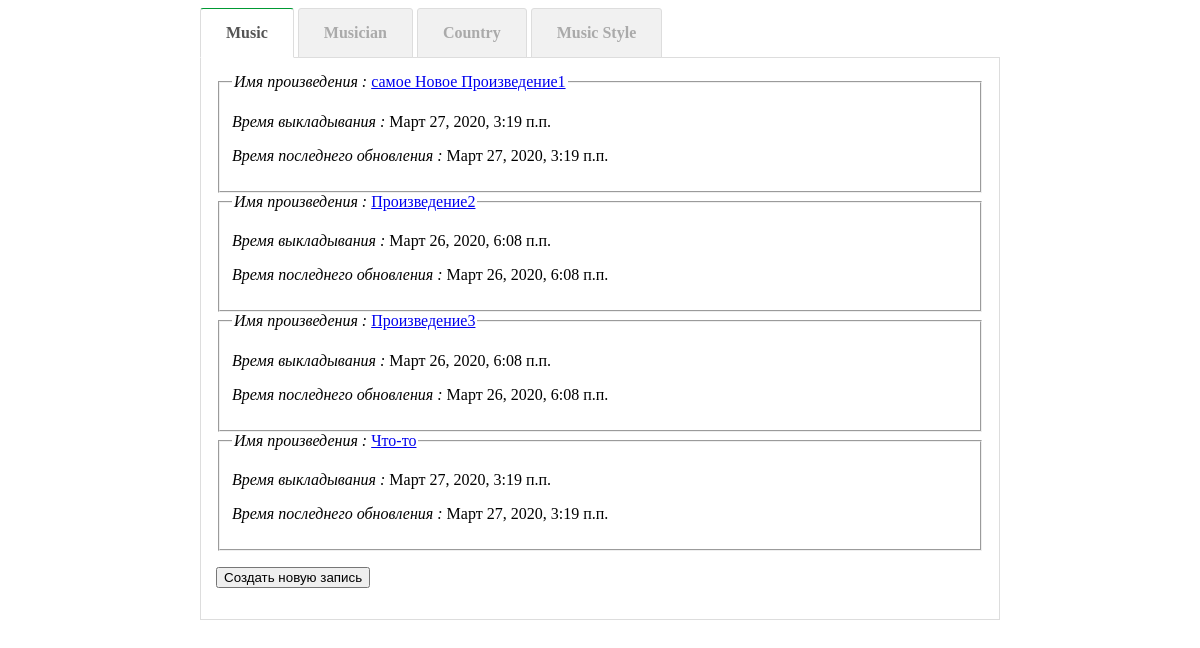
The page / on the database its author committed.
### musics/models.py (models this page shows, shortened)
class Music(models.Model):
	id = models.AutoField(primary_key = True)
	name = models.CharField(max_length = 100, verbose_name = 'Название ')
	musician = models.ForeignKey('Musician',null = True, blank = True, verbose_name = 'Автор ')
	musicStyle = models.ForeignKey('MusicStyle',null = True, blank = True, verbose_name = 'Стиль ')
	description = models.TextField(verbose_name = 'Описание')
	timestamp = models.DateTimeField(verbose_name = 'Время создания', auto_now = True)
	updated = models.DateTimeField(verbose_name = 'Время обновления', auto_now = True)

### musics/views.py (the view)
# urls.py: url(r'^$','musics.views.list_all'),
def list_all(request):
	MusicSet = Music.objects.all()
	MusicianSet = Musician.objects.all()
	CountrySet = Country.objects.all()
	MusicStyleSet = MusicStyle.objects.all()
	context = {
		'MusicSet' : MusicSet,
		'MusicianSet' : MusicianSet,
		'CountrySet' : CountrySet,
		'MusicStyleSet' : MusicStyleSet
	}
	return render(request,'index.html',context)

### musics/models.py (called while the page is built)
	def __str__(self):
		return self.name

### templates/index.html (shortened to what this page needs)
<!DOCTYPE html>
<html>
<head>
</head>
<body>
	<div class="tabs">
    <label for="tab1" title="Music">Music</label>
    <label for="tab2" title="Musician">Musician</label>
    <label for="tab3" title="Country">Country</label>
    <label for="tab4" title="Music Style">Music Style</label>
    <section id="content-tab1">
		{% for i in MusicSet %}
		<form action="/music_create/">
			<fieldset>
				<legend><i>Имя произведения : </i><a href="/music_detail/{{i.id}}">{{i.name}}</a></legend>
	 			<p><i>Время выкладывания : </i>{{i.timestamp}}</p>
				<p><i>Время последнего обновления : </i>{{i.updated}}</p>
			</fieldset>
			{% endfor %}
			<p><input type="submit" value="Создать новую запись"></p>
		</form>
	</section>
</div>
</body>
</html>

### templates/index.html (style rules this page uses)
.tabs { min-width: 320px; max-width: 800px; padding: 0px; margin: 0 auto; }
.tabs>section { display: none; padding: 15px; background: #fff; border: 1px solid #ddd; }
.tabs>label { display: inline-block; margin: 0 0 -1px; padding: 15px 25px; font-weight: 600; text-align: center; color: #aaa; border: 0px solid #ddd; border-width: 1px 1px 1px 1px; background: #f1f1f1; border-radius: 3px 3px 0 0; }
.tabs>label:before { font-family: fontawesome; font-weight: normal; margin-right: 10px; }
.tabs>input:checked+label { color: #555; border-top: 1px solid #009933; border-bottom: 1px solid #fff; background: #fff; }
#tab1:checked~#content-tab1, #tab2:checked~#content-tab2, #tab3:checked~#content-tab3, #tab4:checked~#content-tab4 { display: block; }

### rows shown on the page
Music: name "самое Новое Произведение1", timestamp "Март 27, 2020, 3:19 п.п.", updated "Март 27, 2020, 3:19 п.п."
Music: name "Произведение2", timestamp "Март 26, 2020, 6:08 п.п.", updated "Март 26, 2020, 6:08 п.п."
Music: name "Произведение3", timestamp "Март 26, 2020, 6:08 п.п.", updated "Март 26, 2020, 6:08 п.п."
Music: name "Что-то", timestamp "Март 27, 2020, 3:19 п.п.", updated "Март 27, 2020, 3:19 п.п."
